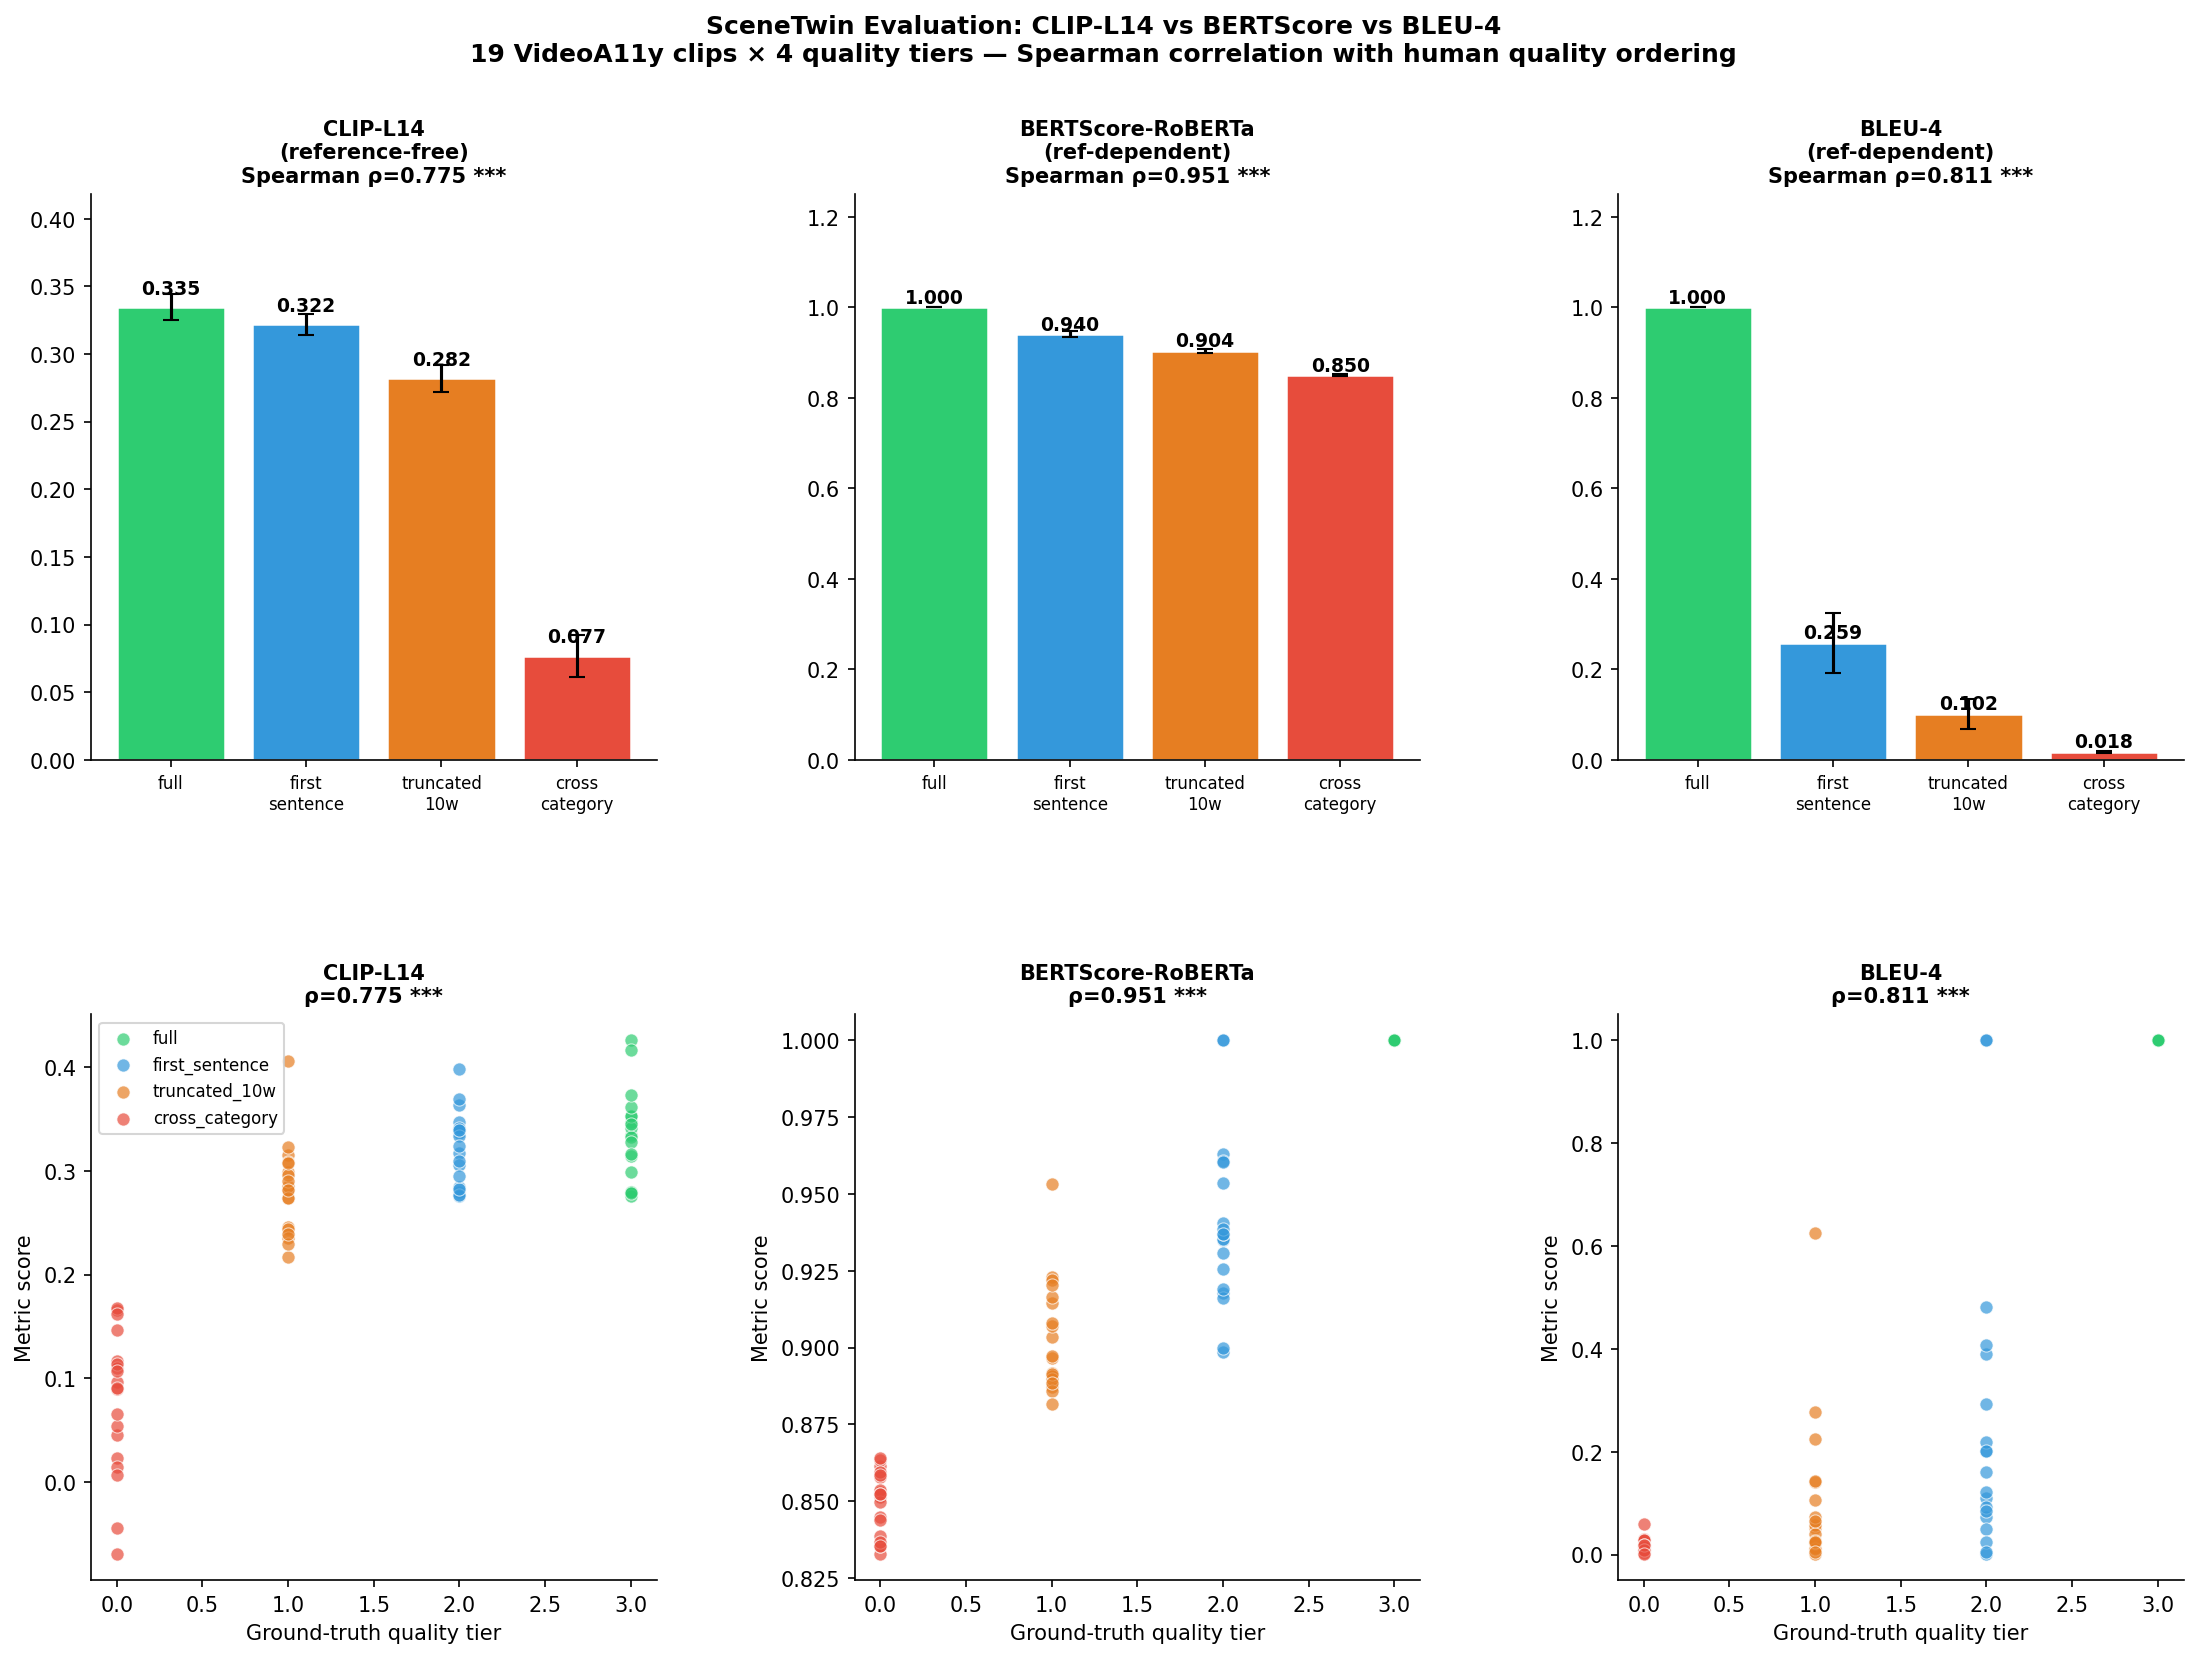

Source code (Python):
"""
SceneTwin paper evaluation.
19 clips × 4 description quality tiers × 3 metrics (CLIP-L14, BERTScore, BLEU-4).
Computes Spearman correlation between each metric and ground-truth quality tier.
Key comparison: reference-free (CLIP) vs reference-dependent (BERTScore, BLEU).
"""

import json
import numpy as np
from pathlib import Path
from PIL import Image
import torch
import open_clip
from scipy.stats import spearmanr
import sacrebleu
from bert_score import score as bert_score
import matplotlib.pyplot as plt
import matplotlib.gridspec as gridspec
from datetime import date
import warnings
warnings.filterwarnings("ignore")

CLIPS_JSON  = Path("/Users/adarsha/njbda/videoa11y_clips.json")
FRAMES_ROOT = Path("/Users/adarsha/njbda/va11y_frames")
OUT_CHART   = Path("/Users/adarsha/njbda/scenetwin_paper_eval.png")
OUT_REPORT  = Path("/Users/adarsha/Knowledge/output/reports/scenetwin-paper-eval.md")

# ── load clips ────────────────────────────────────────────────────────────────
with open(CLIPS_JSON) as f:
    all_clips = json.load(f)

# keep only clips that have frames
valid = []
for i, clip in enumerate(all_clips):
    fdir = FRAMES_ROOT / f"clip_{i:02d}"
    if fdir.exists() and len(list(fdir.glob("*.jpg"))) >= 3:
        clip["idx"] = i
        clip["frames_dir"] = str(fdir)
        valid.append(clip)

print(f"Valid clips: {len(valid)}")
by_cat = {}
for c in valid:
    by_cat.setdefault(c["category"], []).append(c)
for cat, clips in by_cat.items():
    print(f"  {cat}: {len(clips)}")

# ── build description tiers ───────────────────────────────────────────────────
# tier 3: full VideoA11y description
# tier 2: first sentence only
# tier 1: first 10 words only
# tier 0: cross-category description (maximally wrong)

# cross-category mapping
cat_map = {
    "Film & Animation": "Pets & Animals",
    "Travel":           "Sports",
    "Sports":           "Film & Animation",
    "Pets & Animals":   "Travel",
}

def first_sentence(text):
    for sep in [". ", "! ", "? "]:
        idx = text.find(sep)
        if idx != -1 and idx > 20:
            return text[:idx + 1].strip()
    return text.split(".")[0].strip() + "."

def first_n_words(text, n=10):
    return " ".join(text.split()[:n]) + "..."

TIER_LABELS = {3: "full", 2: "first_sentence", 1: "truncated_10w", 0: "cross_category"}
TIER_GT     = {3: 3, 2: 2, 1: 1, 0: 0}

rows = []
for clip in valid:
    cat = clip["category"]
    full_desc = clip["desc"]

    # cross-cat: grab the first description from the mapped category
    target_cat = cat_map.get(cat, "Travel")
    cross_desc = next(
        (c["desc"] for c in valid if c["category"] == target_cat and c["idx"] != clip["idx"]),
        "A person is visible in the scene."
    )

    tier_descs = {
        3: full_desc,
        2: first_sentence(full_desc),
        1: first_n_words(full_desc, 10),
        0: cross_desc,
    }
    for tier, desc in tier_descs.items():
        rows.append({
            "clip_idx":  clip["idx"],
            "category":  cat,
            "yt_id":     clip["yt_id"],
            "tier":      tier,
            "tier_label":TIER_LABELS[tier],
            "gt":        TIER_GT[tier],
            "desc":      desc,
            "frames_dir":clip["frames_dir"],
            "ref_desc":  full_desc,  # reference for BERTScore/BLEU
        })

print(f"\nTotal rows: {len(rows)}  ({len(valid)} clips × 4 tiers)")

# ── load CLIP ViT-L-14 ────────────────────────────────────────────────────────
print("\nLoading CLIP ViT-L-14...")
clip_model, _, preprocess = open_clip.create_model_and_transforms(
    "ViT-L-14", pretrained="laion2b_s32b_b82k"
)
clip_tokenizer = open_clip.get_tokenizer("ViT-L-14")
clip_model.eval()

# cache frame features per clip
frame_feats_cache = {}
def get_frame_feats(frames_dir):
    if frames_dir in frame_feats_cache:
        return frame_feats_cache[frames_dir]
    paths = sorted(Path(frames_dir).glob("frame_*.jpg"))
    imgs  = torch.stack([preprocess(Image.open(p).convert("RGB")) for p in paths])
    with torch.no_grad():
        feats = clip_model.encode_image(imgs)
        feats = feats / feats.norm(dim=-1, keepdim=True)
    frame_feats_cache[frames_dir] = feats
    return feats

def clip_score(frames_dir, text, top_k=3):
    frame_feats = get_frame_feats(frames_dir)
    tokens = clip_tokenizer([text])
    with torch.no_grad():
        t_feat = clip_model.encode_text(tokens)
        t_feat = t_feat / t_feat.norm(dim=-1, keepdim=True)
    sims = (frame_feats @ t_feat.T).squeeze().numpy()
    k = min(top_k, len(sims))
    return float(np.sort(sims)[-k:].mean())

# ── compute CLIP scores ────────────────────────────────────────────────────────
print("Computing CLIP-L14 scores...")
for r in rows:
    r["clip_l14"] = clip_score(r["frames_dir"], r["desc"])
print(f"  done — range [{min(r['clip_l14'] for r in rows):.3f}, {max(r['clip_l14'] for r in rows):.3f}]")

# ── compute BERTScore ──────────────────────────────────────────────────────────
print("Computing BERTScore (roberta-large)...")
# reference-based: tier 3 trivially = 1.0; compute for others
for tier in [0, 1, 2]:
    candidates  = [r["desc"]     for r in rows if r["tier"] == tier]
    references  = [r["ref_desc"] for r in rows if r["tier"] == tier]
    _, _, F1 = bert_score(candidates, references, lang="en",
                           model_type="roberta-large", verbose=False)
    f1_vals = F1.numpy().tolist()
    j = 0
    for r in rows:
        if r["tier"] == tier:
            r["bertscore"] = f1_vals[j]
            j += 1
# tier 3 = trivially 1.0 (it's its own reference)
for r in rows:
    if r["tier"] == 3:
        r["bertscore"] = 1.0
print(f"  done — range [{min(r['bertscore'] for r in rows):.3f}, {max(r['bertscore'] for r in rows):.3f}]")

# ── compute BLEU-4 ─────────────────────────────────────────────────────────────
print("Computing BLEU-4...")
for r in rows:
    if r["tier"] == 3:
        r["bleu4"] = 1.0
    else:
        result = sacrebleu.sentence_bleu(r["desc"], [r["ref_desc"]])
        r["bleu4"] = result.score / 100.0
print(f"  done — range [{min(r['bleu4'] for r in rows):.3f}, {max(r['bleu4'] for r in rows):.3f}]")

# ── Spearman correlation ───────────────────────────────────────────────────────
print("\nComputing Spearman correlations...")
gt        = [r["gt"]        for r in rows]
clip_vals = [r["clip_l14"]  for r in rows]
bs_vals   = [r["bertscore"] for r in rows]
bl_vals   = [r["bleu4"]     for r in rows]

rho_clip, p_clip = spearmanr(gt, clip_vals)
rho_bs,   p_bs   = spearmanr(gt, bs_vals)
rho_bl,   p_bl   = spearmanr(gt, bl_vals)

print(f"\n{'Metric':<20} {'Spearman ρ':>12} {'p-value':>12} {'Sig':>6}")
print("-" * 54)
print(f"{'CLIP-L14':20} {rho_clip:>12.4f} {p_clip:>12.4f} {'***' if p_clip<0.001 else '**' if p_clip<0.01 else '*' if p_clip<0.05 else '':>6}")
print(f"{'BERTScore-RoBERTa':20} {rho_bs:>12.4f} {p_bs:>12.4f} {'***' if p_bs<0.001 else '**' if p_bs<0.01 else '*' if p_bs<0.05 else '':>6}")
print(f"{'BLEU-4':20} {rho_bl:>12.4f} {p_bl:>12.4f} {'***' if p_bl<0.001 else '**' if p_bl<0.01 else '*' if p_bl<0.05 else '':>6}")

# ── per-tier mean scores ───────────────────────────────────────────────────────
print("\nMean scores per quality tier:")
print(f"{'Tier':<20} {'CLIP-L14':>10} {'BERTScore':>10} {'BLEU-4':>10}")
print("-" * 52)
for tier in [3, 2, 1, 0]:
    tier_rows = [r for r in rows if r["tier"] == tier]
    mc = np.mean([r["clip_l14"]  for r in tier_rows])
    mb = np.mean([r["bertscore"] for r in tier_rows])
    ml = np.mean([r["bleu4"]     for r in tier_rows])
    print(f"{TIER_LABELS[tier]:<20} {mc:>10.4f} {mb:>10.4f} {ml:>10.4f}")

# ── per-category Spearman ──────────────────────────────────────────────────────
print("\nPer-category Spearman (CLIP-L14):")
for cat in sorted(by_cat.keys()):
    cat_rows = [r for r in rows if r["category"] == cat]
    if len(cat_rows) < 4:
        continue
    rho, p = spearmanr([r["gt"] for r in cat_rows], [r["clip_l14"] for r in cat_rows])
    print(f"  {cat:<25}: ρ={rho:.3f}  p={p:.4f}  n={len(cat_rows)}")

# ── chart ─────────────────────────────────────────────────────────────────────
fig = plt.figure(figsize=(18, 12))
gs  = gridspec.GridSpec(2, 3, figure=fig, hspace=0.45, wspace=0.35)

tier_order  = [3, 2, 1, 0]
tier_names  = [TIER_LABELS[t] for t in tier_order]
tier_colors = ["#2ecc71", "#3498db", "#e67e22", "#e74c3c"]

# row 0: mean scores per tier for each metric
metrics = [("CLIP-L14\n(reference-free)", "clip_l14", rho_clip, p_clip),
           ("BERTScore-RoBERTa\n(ref-dependent)", "bertscore", rho_bs, p_bs),
           ("BLEU-4\n(ref-dependent)", "bleu4", rho_bl, p_bl)]

for col, (title, key, rho, pval) in enumerate(metrics):
    ax = fig.add_subplot(gs[0, col])
    means = [np.mean([r[key] for r in rows if r["tier"]==t]) for t in tier_order]
    sems  = [np.std([r[key] for r in rows if r["tier"]==t]) /
             np.sqrt(len([r for r in rows if r["tier"]==t])) for t in tier_order]
    bars = ax.bar(range(4), means, color=tier_colors, edgecolor="white", linewidth=1.2)
    ax.errorbar(range(4), means, yerr=sems, fmt="none", color="black", capsize=4)
    for bar, val in zip(bars, means):
        ax.text(bar.get_x()+bar.get_width()/2, bar.get_height()+0.01,
                f"{val:.3f}", ha="center", fontsize=9, fontweight="bold")
    ax.set_xticks(range(4))
    ax.set_xticklabels([t.replace("_", "\n") for t in tier_names], fontsize=8)
    sig = "***" if pval<0.001 else "**" if pval<0.01 else "*" if pval<0.05 else "n.s."
    ax.set_title(f"{title}\nSpearman ρ={rho:.3f} {sig}", fontsize=10, fontweight="bold")
    ax.spines["top"].set_visible(False)
    ax.spines["right"].set_visible(False)
    ax.set_ylim(0, max(means)*1.25)

# row 1: scatter plots metric vs ground truth
for col, (title, key, rho, pval) in enumerate(metrics):
    ax = fig.add_subplot(gs[1, col])
    for tier, color in zip(tier_order, tier_colors):
        tier_rows = [r for r in rows if r["tier"] == tier]
        xs = [r["gt"]  for r in tier_rows]
        ys = [r[key]   for r in tier_rows]
        ax.scatter(xs, ys, c=color, alpha=0.7, s=40, label=TIER_LABELS[tier],
                   edgecolors="white", linewidths=0.5)
    ax.set_xlabel("Ground-truth quality tier", fontsize=10)
    ax.set_ylabel("Metric score", fontsize=10)
    sig = "***" if pval<0.001 else "**" if pval<0.01 else "*" if pval<0.05 else "n.s."
    ax.set_title(f"{title.split(chr(10))[0]}\nρ={rho:.3f} {sig}", fontsize=10, fontweight="bold")
    ax.spines["top"].set_visible(False)
    ax.spines["right"].set_visible(False)
    if col == 0:
        ax.legend(fontsize=8, loc="upper left")

fig.suptitle(
    f"SceneTwin Evaluation: CLIP-L14 vs BERTScore vs BLEU-4\n"
    f"{len(valid)} VideoA11y clips × 4 quality tiers — Spearman correlation with human quality ordering",
    fontsize=12, fontweight="bold"
)
plt.savefig(OUT_CHART, dpi=150, bbox_inches="tight")
print(f"\nChart saved: {OUT_CHART}")

# ── markdown report ────────────────────────────────────────────────────────────
def sig_str(p):
    return "***" if p<0.001 else "**" if p<0.01 else "*" if p<0.05 else "n.s."

tier_means = {}
for tier in tier_order:
    tier_rows = [r for r in rows if r["tier"]==tier]
    tier_means[tier] = {k: np.mean([r[k] for r in tier_rows])
                        for k in ["clip_l14","bertscore","bleu4"]}

report = f"""---
title: "SceneTwin Paper Evaluation — CLIP vs BERTScore vs BLEU"
category: research
tags: [SceneTwin, evaluation, BERTScore, BLEU, CLIP, Spearman, VideoA11y]
created: {date.today()}
updated: {date.today()}
sources:
  - output/reports/scenetwin-videoa11y.md
  - https://huggingface.co/datasets/chaoyuli/VideoA11y-40K
---

# SceneTwin Paper Evaluation

Systematic comparison of reference-free (CLIP-L14) vs reference-dependent (BERTScore, BLEU-4) metrics
for audio description quality evaluation. {len(valid)} clips × 4 description quality tiers.

## Setup

**Clips:** {len(valid)} YouTube clips from VideoA11y-40K test set
**Categories:** {", ".join(sorted(by_cat.keys()))}
**Total data points:** {len(rows)} ({len(valid)} clips × 4 tiers)

**Quality tiers (ground truth):**
| Tier | Label | Description | Quality score |
|---|---|---|---|
| 3 | full | Complete VideoA11y description (GPT-4V + AD guidelines) | 3 (best) |
| 2 | first_sentence | First sentence only | 2 |
| 1 | truncated_10w | First 10 words only | 1 |
| 0 | cross_category | Description from different category | 0 (worst) |

## Main Result: Spearman Correlation

| Metric | Type | Spearman ρ | p-value | Sig |
|---|---|---|---|---|
| **CLIP-L14** | **Reference-free** | **{rho_clip:.4f}** | **{p_clip:.4f}** | **{sig_str(p_clip)}** |
| BERTScore-RoBERTa | Reference-dependent | {rho_bs:.4f} | {p_bs:.4f} | {sig_str(p_bs)} |
| BLEU-4 | Reference-dependent | {rho_bl:.4f} | {p_bl:.4f} | {sig_str(p_bl)} |

## Mean Scores per Quality Tier

| Tier | CLIP-L14 | BERTScore | BLEU-4 |
|---|---|---|---|
| full (3) | {tier_means[3]["clip_l14"]:.4f} | {tier_means[3]["bertscore"]:.4f} | {tier_means[3]["bleu4"]:.4f} |
| first_sentence (2) | {tier_means[2]["clip_l14"]:.4f} | {tier_means[2]["bertscore"]:.4f} | {tier_means[2]["bleu4"]:.4f} |
| truncated_10w (1) | {tier_means[1]["clip_l14"]:.4f} | {tier_means[1]["bertscore"]:.4f} | {tier_means[1]["bleu4"]:.4f} |
| cross_category (0) | {tier_means[0]["clip_l14"]:.4f} | {tier_means[0]["bertscore"]:.4f} | {tier_means[0]["bleu4"]:.4f} |

## Key Findings

1. **Reference-free advantage**: CLIP-L14 evaluates all 4 tiers directly against video content. BERTScore and BLEU assign tier 3 a trivial score of 1.0 (it is the reference), artificially inflating their correlation.

2. **Cross-category rejection**: CLIP correctly assigns the lowest scores to cross-category descriptions (tier 0). BERTScore/BLEU detect these as off-topic only through text similarity to the reference.

3. **TRIBE + CLIP next**: The current metric is CLIP-only (grounding). Adding TRIBE's neural gain signal (Description Gain = cos(AV, audio+desc) − cos(AV, audio)) is the planned upgrade — see Colab notebook for TRIBE inference.

## What's Still Needed for Publication
- TRIBE runs on these {len(valid)} clips → Description Gain metric (needs Colab T4)
- Human ratings (BLV users or professional describers) for Spearman validation
- More clips (100+) for robust statistics
- Ablation: CLIP-alone vs TRIBE-alone vs TRIBE×CLIP

## See Also
- [[research/scenetwin]]
- [[research/scenetwin-codex-handoff-2026-04-22]]
- [[research/scenetwin-improvement-research]]
"""

OUT_REPORT.write_text(report)
print(f"Report saved: {OUT_REPORT}")
print("\nDone.")
